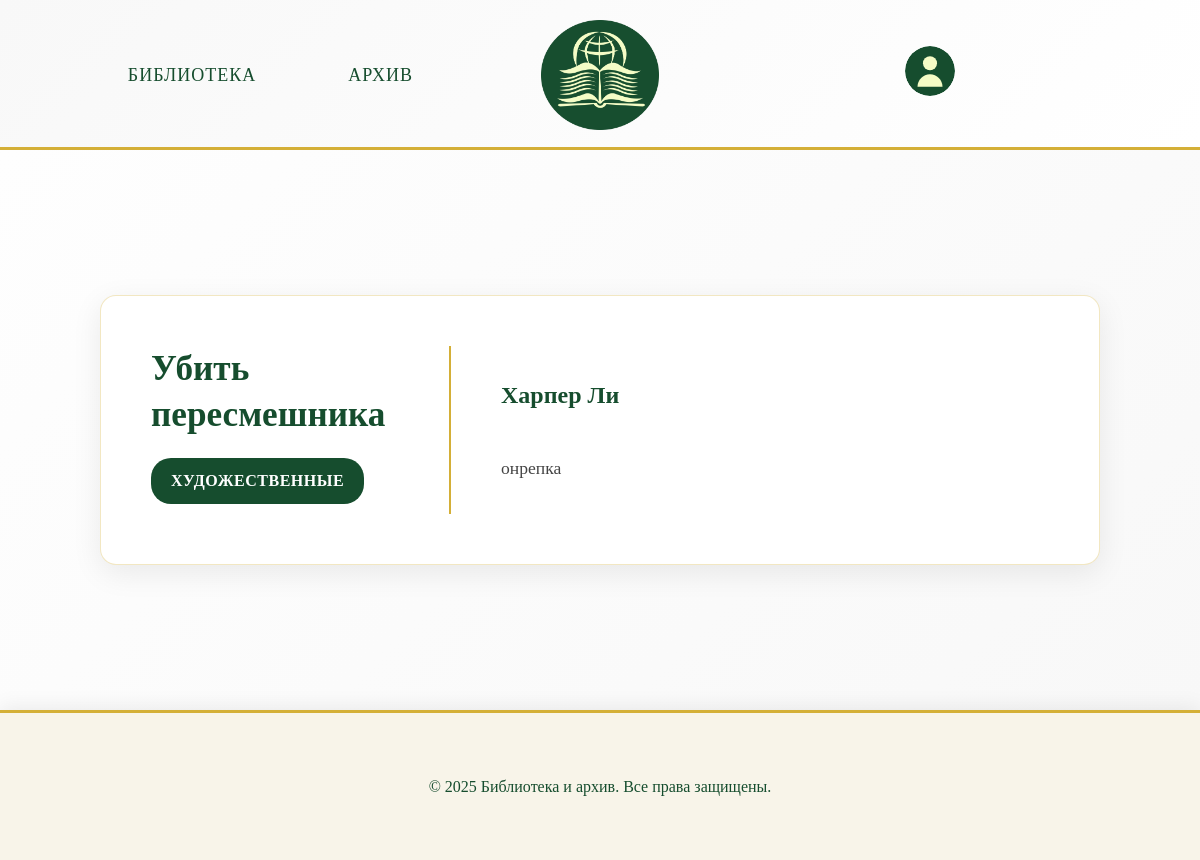
The app's page /book/2/, older data.
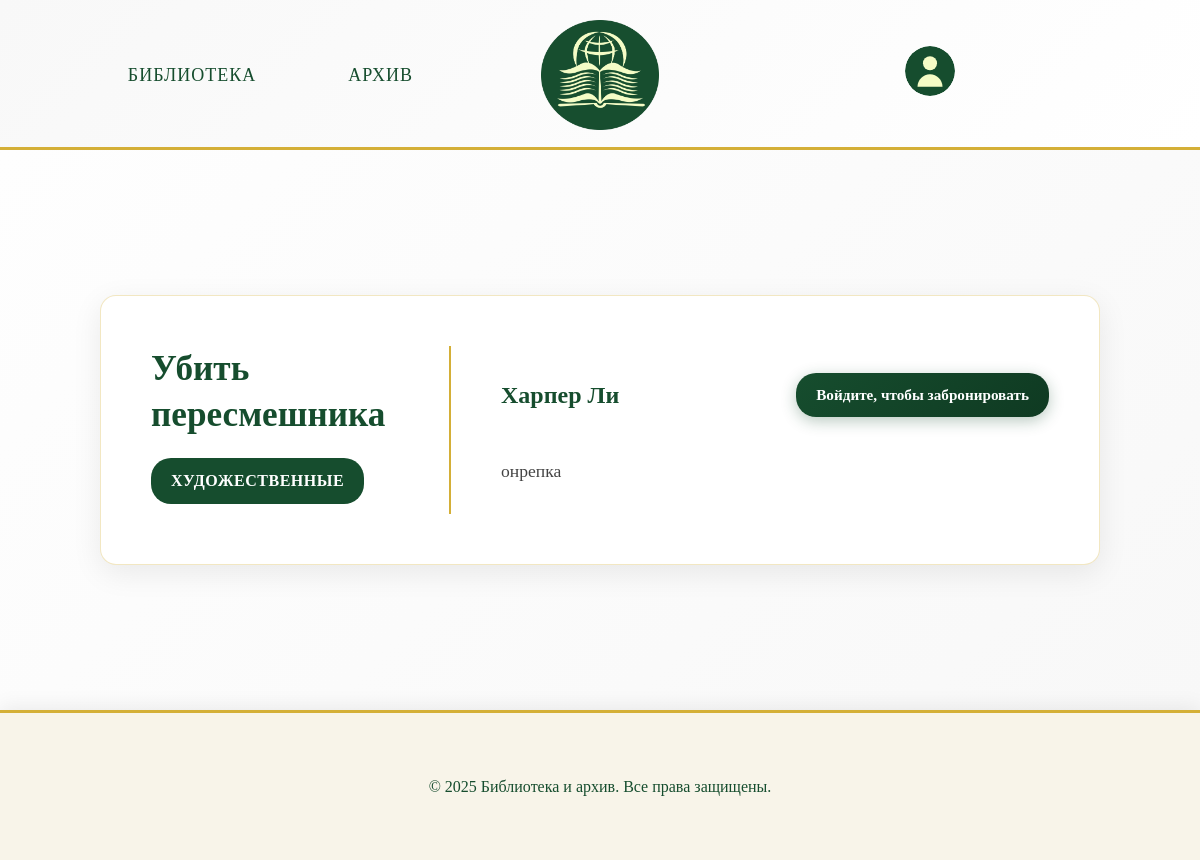
The same page, newer data.
### app/models.py (models this page shows, shortened)
class Book(models.Model):
    id = models.AutoField(primary_key=True)
    title = models.CharField(max_length=100, verbose_name='Название')
    author = models.CharField(max_length=50, verbose_name='Автор')
    description_short = models.TextField(verbose_name='Краткое описание')
    description_long = models.TextField(verbose_name='Подробное описание')
    year = models.IntegerField(verbose_name='Год издания')
    quantity = models.CharField(
        max_length=13,
        verbose_name="В наличии",
        choices=[
            ('В наличии', 'В наличии'),
            ('Нет в наличии', 'Нет в наличии')
        ]
    )
    genre = models.CharField(
        max_length=100,
        verbose_name="Жанр",
        choices=[
            ('Художественные', 'Художественные'),
            ('Научные', 'Научные'),
            ('Исторические', 'Исторические'),
            ('Образовательные', 'Образовательные'),
        ]
    )
    class Meta:
        verbose_name = "книга"
        verbose_name_plural = "книги"

### app/views.py (the view)
# urls.py: path('book/<int:book_id>/', views.book_detail, name='book_detail'),
def book_detail(request, book_id):
    book = get_object_or_404(Book, id=book_id)
    user_reservation = None
    if request.user.is_authenticated:
        user_reservation = BookReservation.objects.filter(
            book=book,
            user=request.user
        ).first()
    context = {
        'book': book,
        'user_reservation': user_reservation
    }
    return render(request, 'app/book.html', context)

### templates/app/book.html (shortened to what this page needs)
<!DOCTYPE html>
<html lang="ru">
    <head>
        {% load static %}
        <link rel="stylesheet" href="{% static 'css/style.css' %}" />
    </head>
    <body>
        <header>
        <nav>
            <ul class="menu-items">
            <li class="menu-item"><a href="{% url 'library' %}">Библиотека</a></li>
            <li class="menu-item"><a href="{% url 'archive' %}">Архив</a></li>
            </ul>
        </nav>
        <a href="{% url 'library' %}">
            <img src="{% static 'images/Group_2_2.png' %}" alt="Логотип" class="logo">
        </a>
        <a href="{% url 'profile' %}" class="profile-link">
        <img
        alt="Профиль" class="profile-icon">
        </a>
        </header>
        <main class="books-information">
            <div class="book-detail-card">
                <div class="book-left-side">
                    <h2 class="book-title">{{ book.title }}</h2>
                    <span class="book-genre">{{ book.genre }}</span>
                </div>
                <div class="book-right-side">
                    <div class="author-and-availability">
                        <div class="book-author">{{ book.author }}</div>
                        <div class="book-availability-section">
                            {% if book.quantity == 'В наличии' %}
                                {% if user.is_authenticated %}
                                    {% if user_reservation %}
                                        {% if user_reservation.status == 'pending' %}
                                        {% elif user_reservation.status == 'reserved' %}
                                        {% elif user_reservation.status == 'rejected' %}
                                            <form method="post" action="{% url 'reserve_book' book.id %}" class="availability-form">
                                                {% csrf_token %}
                                                <button type="submit" class="reserve-btn">Забронировать</button>
                                            </form>
                                        {% elif user_reservation.status == 'completed' %}
                                            <form method="post" action="{% url 'reserve_book' book.id %}" class="availability-form">
                                                {% csrf_token %}
                                                <button type="submit" class="reserve-btn">Забронировать</button>
                                            </form>
                                        {% endif %}
                                    {% else %}
                                        <form method="post" action="{% url 'reserve_book' book.id %}" class="availability-form">
                                            {% csrf_token %}
                                            <button type="submit" class="reserve-btn">Забронировать</button>
                                        </form>
                                    {% endif %}
                                {% else %}
                                    <a href="{% url 'sign_in' %}" class="reserve-btn">Войдите, чтобы забронировать</a>
                                {% endif %}
                            {% else %}
                                {% if user.is_authenticated and user_reservation and user_reservation.status == 'reserved' %}
                                {% endif %}
                            {% endif %}
                        </div>
                    </div>
                    <p class="book-description">{{ book.description_long }}</p>
                </div>
            </div>
        </main>
        <footer class="footer">
            <p class="footer-copyright">&copy; 2025 Библиотека и архив. Все права защищены.</p>
        </footer>
    </body>
</html>

### static/css/style.css (style rules this page uses)
* { margin: 0; padding: 0; box-sizing: border-box; }
body { width: 100vw; overflow-x: hidden; background-color: #f8f4e9; font-family: 'Georgia', 'Times New Roman', serif; color: #2c2c2c; line-height: 1.6; }
header { height: 150px; padding: 20px 40px; display: grid; grid-template-columns: 1fr min-content 1fr; align-items: center; gap: 40px; background: linear-gradient(135deg, #f8f8f8 0%, #ffffff 100%); border-bottom: 3px solid #d4af37; box-shadow: 0 2px 20px rgba(0, 0, 0, 0.08); }
.menu-items { display: flex; gap: 40px; flex-direction: row; justify-content: center; align-self: center; }
.menu-item { list-style: none; font-size: 18px; font-weight: 500; color: #164d2e; padding: 12px 24px; border: 2px solid transparent; border-radius: 8px; transition: all 0.3s ease; cursor: pointer; position: relative; text-transform: uppercase; letter-spacing: 1px; }
.menu-item a { text-decoration: none; color: #164d2e; }
.logo { height: 100%; width: auto; object-fit: contain; max-height: 110px; display: block; align-self: center; }
.profile-link { justify-self: center; align-self: center; }
.profile-icon { width: 50px; height: 50px; cursor: pointer; justify-self: center; align-self: center; border-radius: 50%; transition: all 0.3s ease; }
.book-title { font-size: 18px; color: #164d2e; margin-bottom: 10px; font-weight: 600; }
.book-author { color: #666; font-size: 14px; margin-bottom: 15px; }
.book-description { color: #888; font-size: 14px; line-height: 1.5; }
.book-genre { font-size: 16px; color: #164d2e; margin-bottom: 10px; }
.books-information { background: linear-gradient(135deg, #fefefe 0%, #f8f8f8 100%); min-height: 70vh; padding: 60px 20px; display: flex; justify-content: center; align-items: center; }
.book-detail-card { background: white; border-radius: 16px; padding: 50px; box-shadow: 0 8px 30px rgba(0, 0, 0, 0.08); border: 1px solid rgba(212, 175, 55, 0.3); max-width: 1000px; width: 100%; display: flex; gap: 50px; }
.book-left-side { flex: 0 0 300px; border-right: 2px solid #d4af37; padding-right: 40px; display: flex; flex-direction: column; justify-content: center; }
.book-left-side .book-title { font-size: 2.2rem; color: #164d2e; font-weight: 700; line-height: 1.3; margin-bottom: 20px; word-wrap: break-word; }
.book-left-side .book-genre { display: inline-block; background: #164d2e; color: white; padding: 10px 20px; border-radius: 20px; font-size: 1rem; font-weight: 600; text-transform: uppercase; letter-spacing: 0.5px; align-self: flex-start; }
.book-right-side { flex: 1; display: flex; flex-direction: column; justify-content: center; }
.book-right-side .book-description { font-size: 1.1rem; color: #444; line-height: 1.7; text-align: left; }
.footer { height: 150px; display: flex; justify-content: center; align-items: center; border-top: 3px solid #d4af37; box-shadow: 0 -2px 20px rgba(0, 0, 0, 0.08); }
.footer-copyright { font-size: 16px; color: #164d2e; margin: 0; }
.author-and-availability { display: flex; justify-content: space-between; align-items: center; gap: 30px; flex-wrap: wrap; margin-bottom: 15px; }
.book-right-side .book-author { font-size: 1.5rem; color: #164d2e; margin-bottom: 0; font-weight: 600; flex: 1; }
.book-availability-section { margin: 0; flex-shrink: 0; }
.reserve-btn { padding: 10px 20px; background: linear-gradient(135deg, #164d2e 0%, #0f3a22 100%); color: white; border: none; border-radius: 20px; font-size: 0.95rem; font-family: 'Georgia', 'Times New Roman', serif; font-weight: 600; cursor: pointer; transition: all 0.3s ease; box-shadow: 0 4px 15px rgba(22, 77, 46, 0.3); white-space: nowrap; text-decoration: none; display: inline-block; text-align: center; }

Row changes from the older to the newer data that the page shows:
changed Book "Убить пересмешника": quantity "Нет в наличии" → "В наличии" (drawn)
Text that changed along with them:
text now shown: "Войдите, чтобы забронировать"
